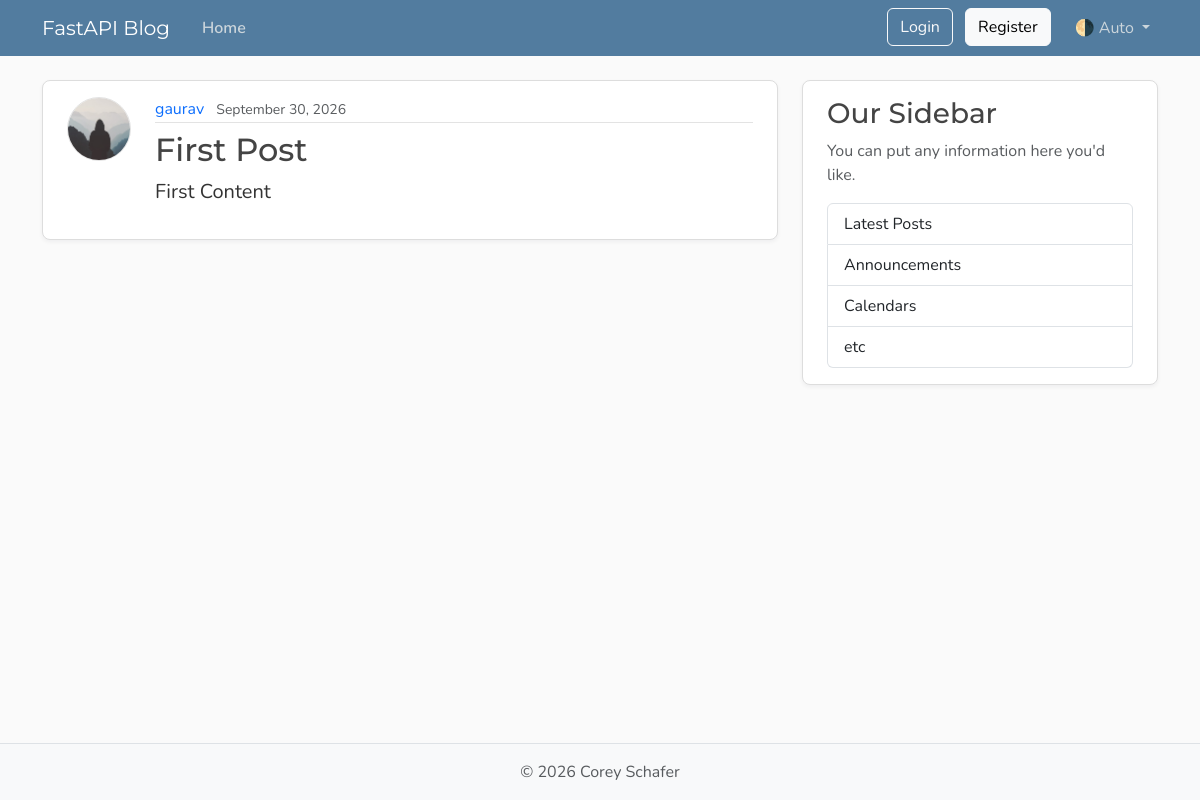
Before: /posts/1 with the older database file.
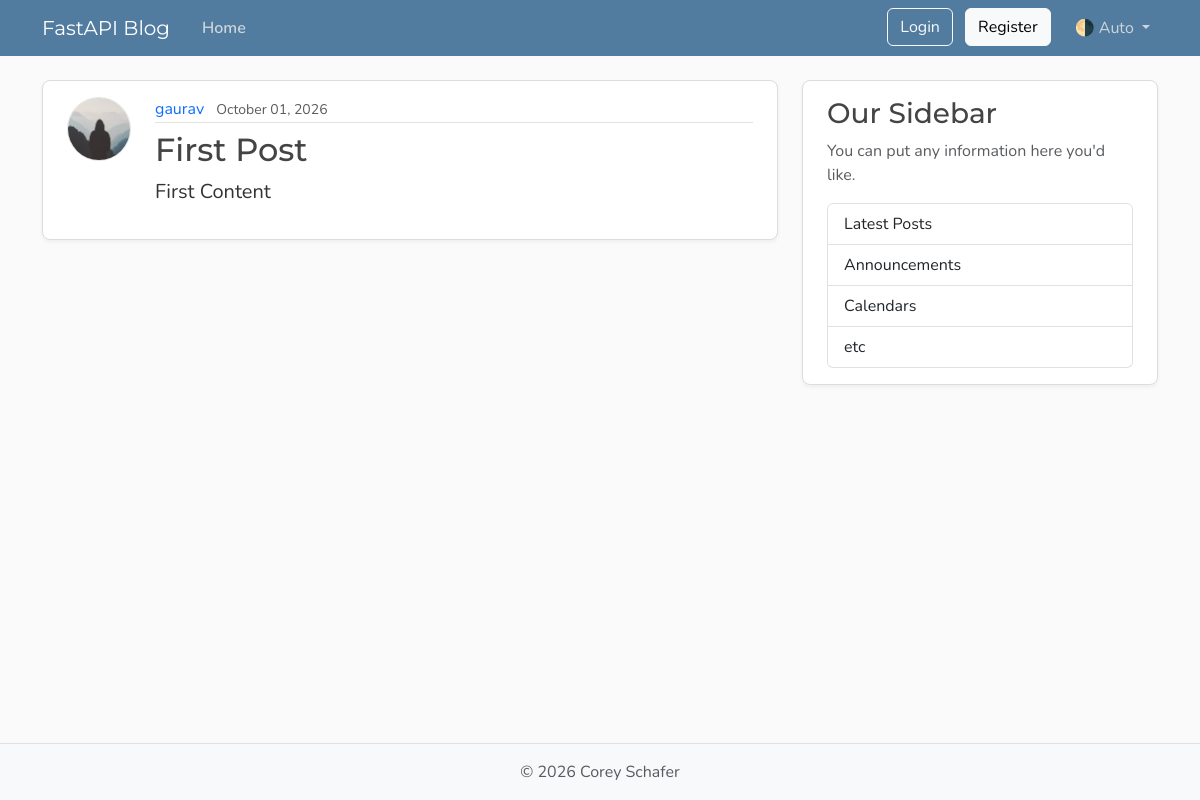
After: the same page with the newer database file.
### models.py (models this page shows)
class Post(Base):
    __tablename__ = "posts"
    id: Mapped[int] = mapped_column(Integer, primary_key=True, index=True)
    title: Mapped[str] = mapped_column(String(100), nullable=False)
    content: Mapped[str] = mapped_column(Text, nullable=False)
    user_id: Mapped[int] = mapped_column(
        ForeignKey("users.id"), # We are referencing the user.id here against post
        nullable=False,
        index=True,
    )
    date_posted: Mapped[datetime] = mapped_column(
        DateTime(timezone=True),
        default=lambda: datetime.now(UTC),
    )
    likes: Mapped[int] = mapped_column(Integer, default=0, server_default="0")
    author: Mapped[User] = relationship(back_populates="posts") # One to many relationship

### main.py (the view)
@app.get('/posts/{post_id}', status_code=status.HTTP_200_OK, include_in_schema=False)
def post_page(request: Request, post_id: int, db: Annotated[Session, Depends(get_db)]):  # Do type hinting so we need not to do specifically
    result = db.execute(
        Select(models.Post).where(models.Post.id == post_id)
    )
    post = result.scalars().first()
    if post:
        title = post.title[:50]
        return templates.TemplateResponse(
            request, "post.html",
            {"post": post, "title": title}
        )
    raise HTTPException(status_code=status.HTTP_404_NOT_FOUND, detail="Post was not found")

### templates/post.html (shortened to what this page needs)
{% extends "layout.html" %}
{% block content %}
<article class="content-section py-3 px-4 mb-4">
    <div class="d-flex align-items-start gap-4">
        <img class="rounded-circle article-img flex-shrink-0" src="{{ post.author.image_path }}"
            alt="{{ post.author.username }}'s profile picture" width="64" height="64" loading="lazy">
        <div class="flex-grow-1">
            <div class="article-metadata mb-2">
                <a class="me-2" href="{{ url_for("user_posts", user_id=post.author.id) }}">{{ post.author.username
                    }}</a>
                <small class="text-body-secondary">{{ post.date_posted.strftime("%B %d, %Y") }}</small>
            </div>
            <h2 class="article-title">{{ post.title }}</h2>
            <p class="article-content">{{ post.content }}</p>
        </div>
    </div>
</article>
{% endblock content %}

Changed rows visible on the page:
changed Post "First Post": date_posted "September 30, 2026" → "October 01, 2026"
